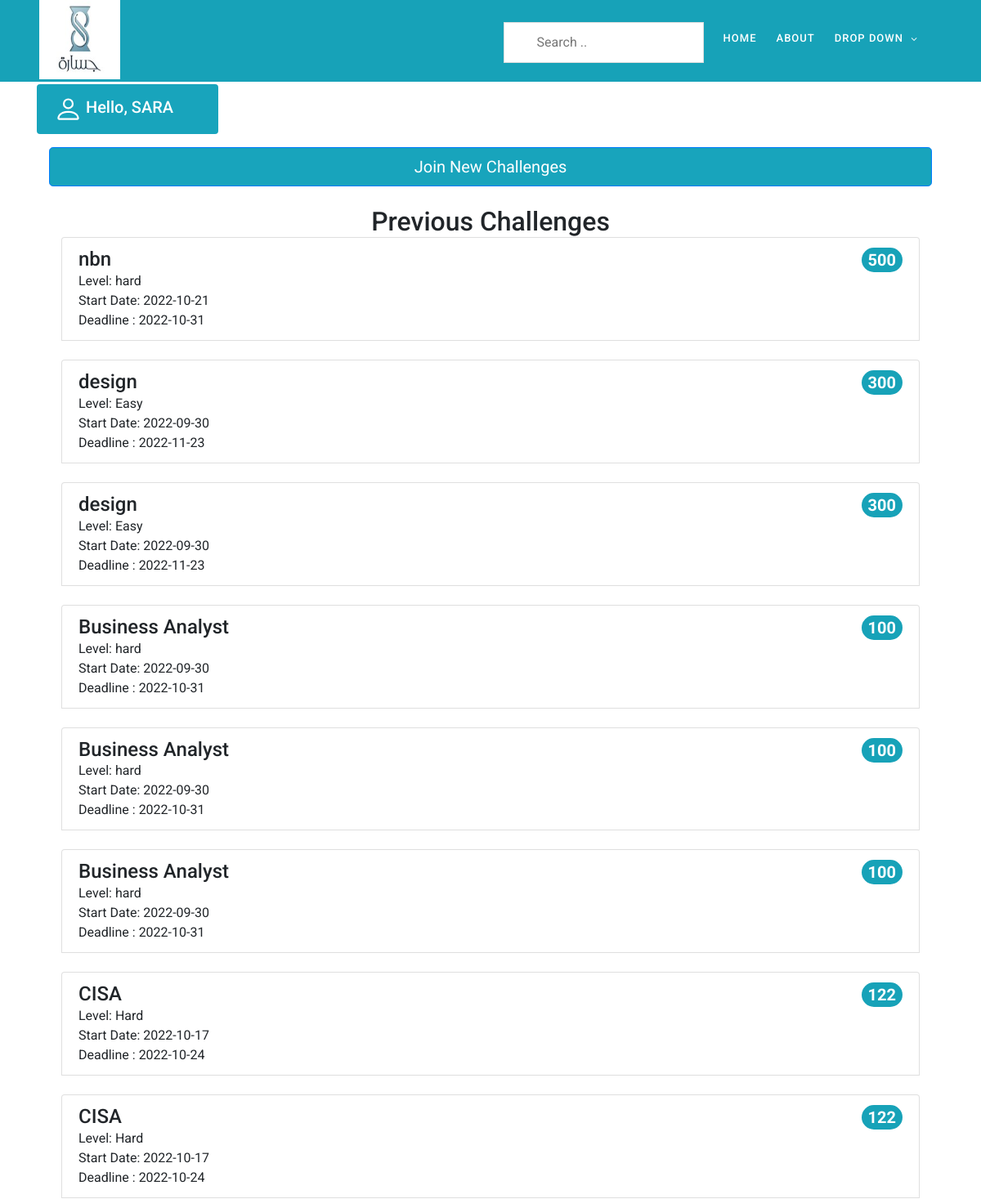
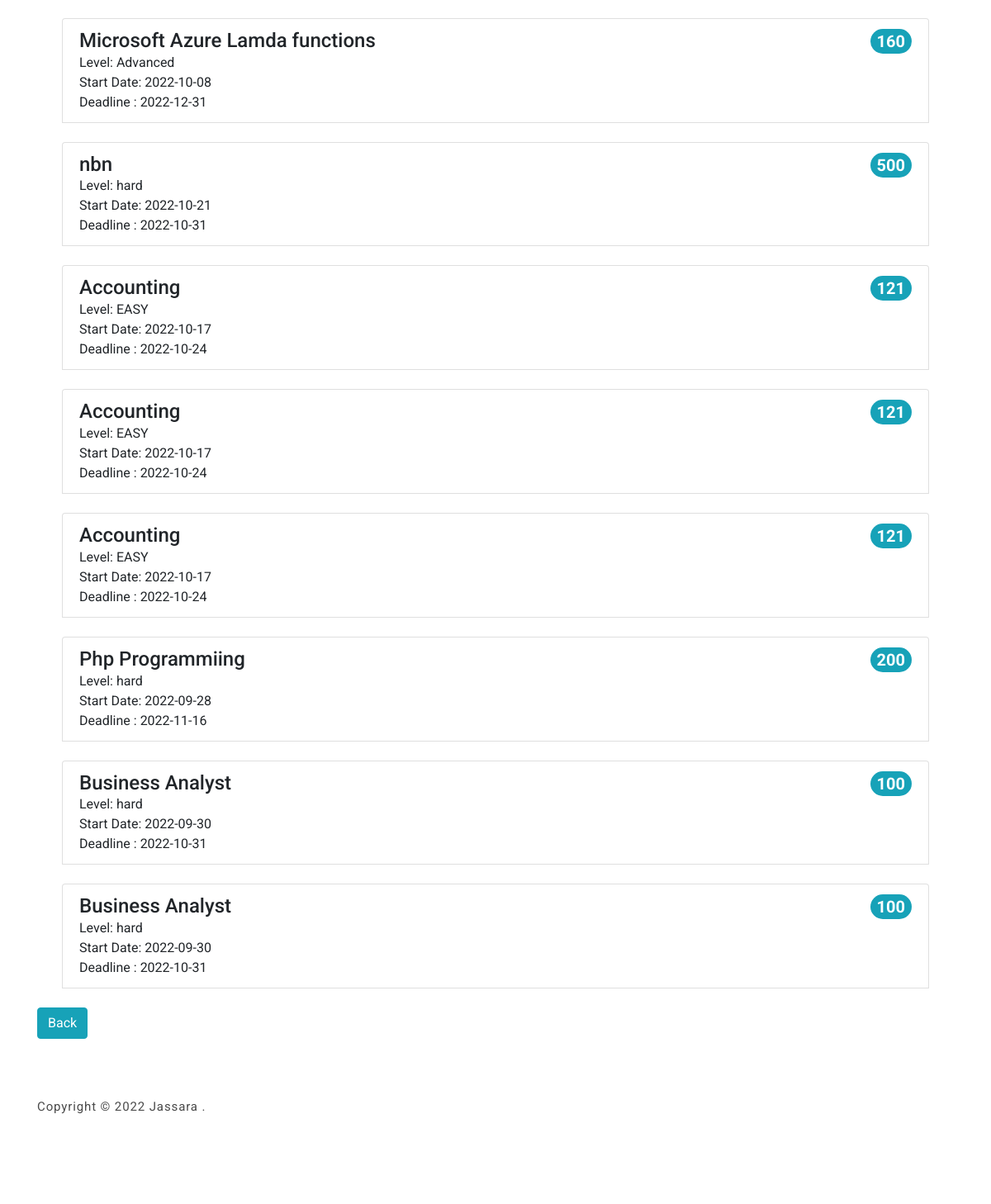
The page /challengePage.php (signed in) on the database as committed earlier (2 pictures, top to bottom).
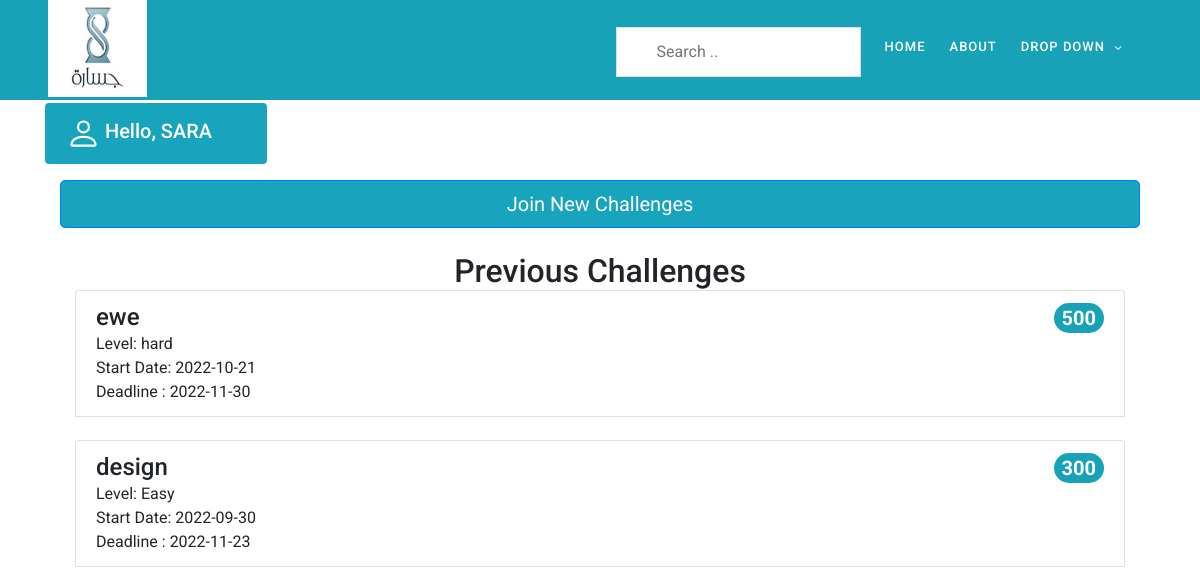
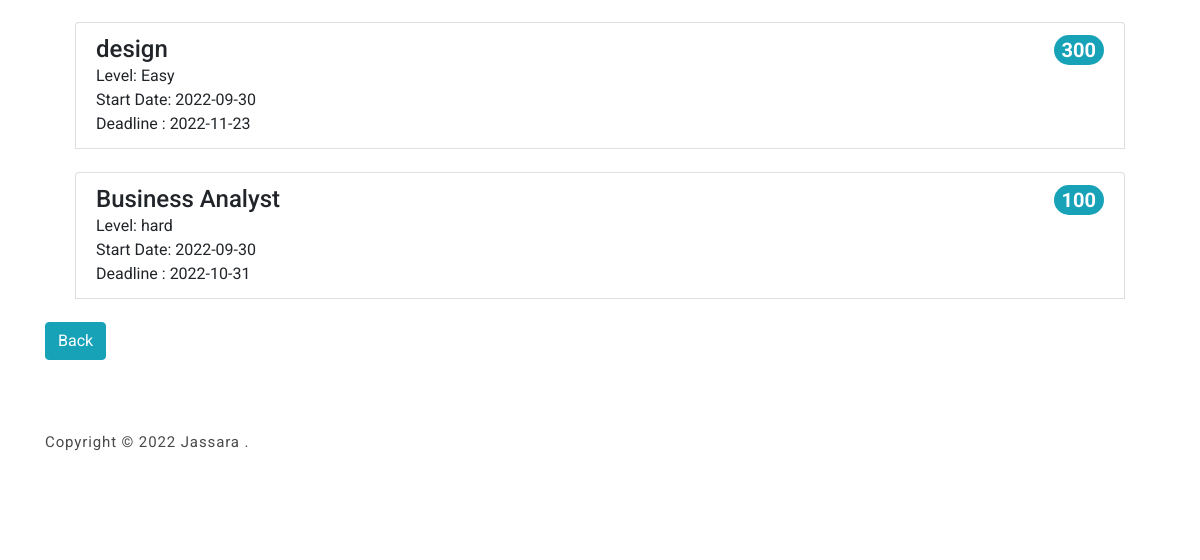
The same page on the database as committed later (2 pictures, top to bottom).
### tables this page shows
CREATE TABLE `previous_challenge` (
  `id` int(11) NOT NULL,
  `uni_id` varchar(255) NOT NULL,
  `challenge_num` int(11) NOT NULL
);

CREATE TABLE `challenge` (
  `challenge_num` int(10) NOT NULL,
  `challenge_name` text NOT NULL,
  `challenge_level` varchar(10) NOT NULL,
  `challenge_date` date NOT NULL,
  `Deadline` date NOT NULL,
  `Points` int(11) NOT NULL
);

### challengePage.php (the view, shortened to what this page needs)
<?php session_start();
include 'tamplate.php';
Admin_header();
admin_nav(); ?>
<body>
    <div class="container">
        <div class="alert" style="background-color: #18a4bc; color:white; width: 20%;" role="alert">
            <?php
            if (!empty($_SESSION['username'])) {
                $UserName = $_SESSION['username'];
                echo "<h5 style=display:inline> Hello, " . $UserName . "</h5>";
            }
            ?>
        </div>
        <section class=" col" style="float: right;">
            <a style="color: White;" href="challenges.php"> <button type="button" class="btn btn-primary btn-lg btn-block " style="background-color: #18a4bc;">Join New Challenges</button></a>
            <br>
        </section>
        <section class="col" style="float: right;">
        <h2 style="text-align:center;">Previous Challenges</h2>
        <?php
                    $con = connection();
                    $uni_id = $_SESSION['uni_id'];
                    $sql = "select * from challenge
                    right join previous_challenge
                    on challenge.challenge_num = previous_challenge.challenge_num
                     where 	uni_id = '$uni_id'  ";
                    $result = mysqli_query($con, $sql);
                    $count = mysqli_num_rows($result);
                    if ($count == 0) {
                        echo
                        '<div class="alert alert-danger" role="alert">
                                No Challenges
                            </div>
                            ';
                    } else {
                        while ($row = mysqli_fetch_array($result, MYSQLI_ASSOC)) {
                            echo '
                                <div class="container col">
                                <ol class="list-group list-group-numbered">
                                <li class="list-group-item d-flex justify-content-between align-items-start">
                                  <div class="ms-2 me-auto">
                                    <div class="fw-bold"><h4>'.$row['challenge_name'].'</h4></div>
                                    Level: '.$row['challenge_level'].'
                                    <br>
                                    Start Date: '.$row['challenge_date'].'
                                    <br>
                                    Deadline : '.$row['Deadline'].'
                                  </div>
                                  <span class="badge bg-info rounded-pill" style="color:white;font-size:20px">
                                  '.$row['challenge_num'].'
                                  </span>
                                </li>
                                <br>
                              </ol>
                              </div>
                           ';
                        }
                    }
        ?>
        </section>
        <a style="color: White;" href="studentPage.php"><button class="btn btn-info ">Back</button></a>
    </div>
    <?php footer(); ?>

### tamplate.php (shortened to what this page needs)
<?php
function footer()
{
    echo '
    <footer style="margin-top: 700;">
        <div class="container" style="display: block;">
            <div class="row">
                <div class="col-lg-7 col-md-12 col-sm-12">
                    <p class="copyright">Copyright &copy; 2022 Jassara
                        .
                </div>
            </div>
        </div>
    </footer>
    <script src="assets/js/jquery-2.1.0.min.js"></script>
    <script src="assets/js/popper.js"></script>
    <script src="assets/js/bootstrap.min.js"></script>
    <script src="assets/js/owl-carousel.js"></script>
    <script src="assets/js/scrollreveal.min.js"></script>
    <script src="assets/js/waypoints.min.js"></script>
    <script src="assets/js/jquery.counterup.min.js"></script>
    <script src="assets/js/imgfix.min.js"></script>
    <script src="assets/js/custom.js"></script>
</body>
</html>';
}
function Admin_header()
{
    echo '<!DOCTYPE html>
    <html lang="en">
    <head>
        <link rel="stylesheet" type="text/css" href="assets/css/bootstrap.min.css">
        <link rel="stylesheet" type="text/css" href="assets/css/font-awesome.css">
        <link rel="stylesheet" type="text/css" href="assets/css/templatemo-art-factory.css">
        <link rel="stylesheet" type="text/css" href="assets/css/owl-carousel.css">
    </head>
    <header class="header-area bg-info mb-6">
        <div class="container mx-0 px-0">
            <div class="row ">
                <div class="col-lg-12">
                    <nav class="main-nav">
                        <a href="#">
                            <div class="logo pl-5">
                                <img src="assets/images/JPHP.jpg" alt="Jassara" width="99" height="97">
                            </div>
                        </a>
                        ';
}
function admin_nav()
{
    echo '
    <ul class="nav ">
        <li class="">
            <div class="input-group">
                <div class="form-outline">
                <form method="POST" action="">
                        <input type="text" id="myInput" onkeyup="myFunction()" onmouseleave="OnMouseLeave()" placeholder="Search .." title="Type in a name">
                            <script>
                            function OnMouseLeave()
                            {
                                if(document.getElementById("myInput").value.length == 0)
                                {
                                    ul = document.getElementById("myUL");
                                    ul.style.display="none";
                                }
                            }
                                function myFunction() {
                                   var input, filter, ul, li, a, i, txtValue;
                                      input = document.getElementById("myInput");
                                    filter = input.value.toUpperCase();
                                    ul = document.getElementById("myUL");
                                     ul.style.display="block";
                                    li = ul.getElementsByTagName("li");
                                    for (i = 0; i < li.length; i++) {
                                    a = li[i].getElementsByTagName("a")[0];
                                  txtValue = a.textContent || a.innerText;
                             if (txtValue.toUpperCase().indexOf(filter) > -1) {
                                li[i].style.display = "";
                                } else {
                                    if(txtValue == null)
                                    {
                                        ul.style.display="none";
                                    }
                                li[i].style.display = "none";
                                 }
    }
}
                            </script>
                </form>
';
    echo '
      </div>
        </li>
        <li class="scroll-to-section"><a href="index.php#welcome" class="active">Home</a></li>
        <li class="scroll-to-section"><a href="index.php#about">About</a></li>
';
if($_SESSION['userRole'] == "Faculty")
{
    echo
    '
    <li class="submenu">
    <a href="javascript:;">Drop Down</a>
    <ul>
        <li><a href="facultyProfile.php">Profile</a></li>
        <li><a href="ManageChallenges.php">Manage Challenges</a></li>
        <li><a href="ManageRanking.php">Manage Results</a></li>
    </ul>
    </a>
</ul>
    ';
}
else
{
    echo '
    <li class="submenu">
    <a href="javascript:;">Drop Down</a>
    <ul>
      <li><a href="challengePage.php">Challenges</a></li>
        <li><a href="ranking.php">Ranking</a></li>
        <li><a href="index.php#contact-us">contect us</a></li>
    </ul>
    </a>
</ul>
';
}
    echo '
</nav>
</div>
</div>
</div>
</header>
';
}

### assets/css/templatemo-art-factory.css (style rules this page uses)
html, body, div, span, applet, object, iframe, h1, h2, h3, h4, h5, h6, p, blockquote, div pre, a, abbr, acronym, address, big, cite, code, del, dfn, em, font, img, ins, kbd, q, s, samp, small, strike, strong, sub, sup, tt, var, b, u, i, center, dl, dt, dd, ol, ul, li, figure, header, nav, section, article, aside, footer, figcaption { margin: 0; padding: 0; border: 0; outline: 0; }
ul, li { padding: 0; margin: 0; list-style: none; }
header, nav, section, article, aside, footer, hgroup { display: block; }
* { box-sizing: border-box; }
html, body { font-family: "Roboto", sans-serif; font-weight: 400; background-color: #fff; font-size: 16px; -ms-text-size-adjust: 100%; -webkit-font-smoothing: antialiased; -moz-osx-font-smoothing: grayscale; }
a { text-decoration: none !important; }
h1, h2, h3, h4, h5, h6 { margin-top: 0px; margin-bottom: 0px; }
ul { margin-bottom: 0px; }
p { font-size: 15px; line-height: 25px; color: #4a4a4a; }
html, body { background: #fff; font-family: "Roboto", sans-serif; }
.header-area { position: absolute; top: 0px; left: 0px; right: 0px; z-index: 100; height: 100px; -webkit-transition: all 0.5s ease 0s; -moz-transition: all 0.5s ease 0s; -o-transition: all 0.5s ease 0s; transition: all 0.5s ease 0s; }
.header-area .main-nav { min-height: 80px; background: transparent; }
.header-area .main-nav .logo { line-height: 80px; color: #fff; font-size: 28px; font-weight: 700; text-transform: uppercase; letter-spacing: 2px; float: left; -webkit-transition: all 0.3s ease 0s; -moz-transition: all 0.3s ease 0s; -o-transition: all 0.3s ease 0s; transition: all 0.3s ease 0s; }
.header-area .main-nav .nav { float: right; margin-top: 27px; margin-left: 20px; margin-right: 0px; -webkit-transition: all 0.3s ease 0s; -moz-transition: all 0.3s ease 0s; -o-transition: all 0.3s ease 0s; transition: all 0.3s ease 0s; position: relative; z-index: 999; }
.header-area .main-nav .nav li { padding-left: 20px; padding-right: 20px; }
.header-area .main-nav .nav li:last-child { padding-right: 0px; }
.header-area .main-nav .nav li a { display: block; font-weight: 500; font-size: 13px; color: #fff; text-transform: uppercase; -webkit-transition: all 0.3s ease 0s; -moz-transition: all 0.3s ease 0s; -o-transition: all 0.3s ease 0s; transition: all 0.3s ease 0s; height: 40px; line-height: 40px; border: transparent; letter-spacing: 1px; }
.header-area .main-nav .nav li.submenu { position: relative; padding-right: 35px; }
.header-area .main-nav .nav li.submenu:after { font-family: FontAwesome; content: "\f107"; font-size: 12px; color: #fff; position: absolute; right: 18px; top: 12px; }
@media (max-width: 1200px) { .header-area .main-nav .nav li { padding-left: 12px; padding-right: 12px; } }
@media (max-width: 1200px) { .header-area .main-nav:before { display: none; } }
@media (min-width: 992px) { .header-area .main-nav .nav { display: flex !important; } }
footer { background-color: #fff; padding: 60px 0px; }
footer .copyright { margin-top: 10px; font-weight: 400; font-size: 15px; color: #4a4a4a; letter-spacing: 0.88px; text-transform: capitalize; }

### tamplate.php (style rules this page uses)
body { min-height: 100vh; display: flex; flex-direction: column; }
footer { clear: both; position: relative; height: 200px; margin-top: -200px; }
#myInput { background-position: 10px 12px; background-repeat: no-repeat; width: 100%; font-size: 16px; padding: 12px 20px 12px 40px; border: 1px solid #ddd; margin-bottom: 12px; }

Rows that differ between the two databases and show on the page:
removed previous_challenge: challenge_num.challenge_name "Business Analyst", challenge_num.challenge_level "hard", challenge_num.challenge_date "2022-09-30", challenge_num.Deadline "2022-10-31", challenge_num "100"
removed previous_challenge: challenge_num.challenge_name "Business Analyst", challenge_num.challenge_level "hard", challenge_num.challenge_date "2022-09-30", challenge_num.Deadline "2022-10-31", challenge_num "100"
removed previous_challenge: challenge_num.challenge_name "CISA", challenge_num.challenge_level "Hard", challenge_num.challenge_date "2022-10-17", challenge_num.Deadline "2022-10-24", challenge_num "122"
removed previous_challenge: challenge_num.challenge_name "CISA", challenge_num.challenge_level "Hard", challenge_num.challenge_date "2022-10-17", challenge_num.Deadline "2022-10-24", challenge_num "122"
removed previous_challenge: challenge_num.challenge_name "Microsoft Azure Lamda functions", challenge_num.challenge_level "Advanced", challenge_num.challenge_date "2022-10-08", challenge_num.Deadline "2022-12-31", challenge_num "160"
removed previous_challenge: challenge_num.challenge_name "nbn", challenge_num.challenge_level "hard", challenge_num.challenge_date "2022-10-21", challenge_num.Deadline "2022-10-31", challenge_num "500"
removed previous_challenge: challenge_num.challenge_name "Accounting", challenge_num.challenge_level "EASY", challenge_num.challenge_date "2022-10-17", challenge_num.Deadline "2022-10-24", challenge_num "121"
removed previous_challenge: challenge_num.challenge_name "Accounting", challenge_num.challenge_level "EASY", challenge_num.challenge_date "2022-10-17", challenge_num.Deadline "2022-10-24", challenge_num "121"
removed previous_challenge: challenge_num.challenge_name "Accounting", challenge_num.challenge_level "EASY", challenge_num.challenge_date "2022-10-17", challenge_num.Deadline "2022-10-24", challenge_num "121"
removed previous_challenge: challenge_num.challenge_name "Php Programmiing", challenge_num.challenge_level "hard", challenge_num.challenge_date "2022-09-28", challenge_num.Deadline "2022-11-16", challenge_num "200"
removed previous_challenge: challenge_num.challenge_name "Business Analyst", challenge_num.challenge_level "hard", challenge_num.challenge_date "2022-09-30", challenge_num.Deadline "2022-10-31", challenge_num "100"
removed previous_challenge: challenge_num.challenge_name "Business Analyst", challenge_num.challenge_level "hard", challenge_num.challenge_date "2022-09-30", challenge_num.Deadline "2022-10-31", challenge_num "100"
changed through a linked row, previous_challenge: challenge_num.challenge_name "nbn" → "ewe"; challenge_num.Deadline "2022-10-31" → "2022-11-30"
